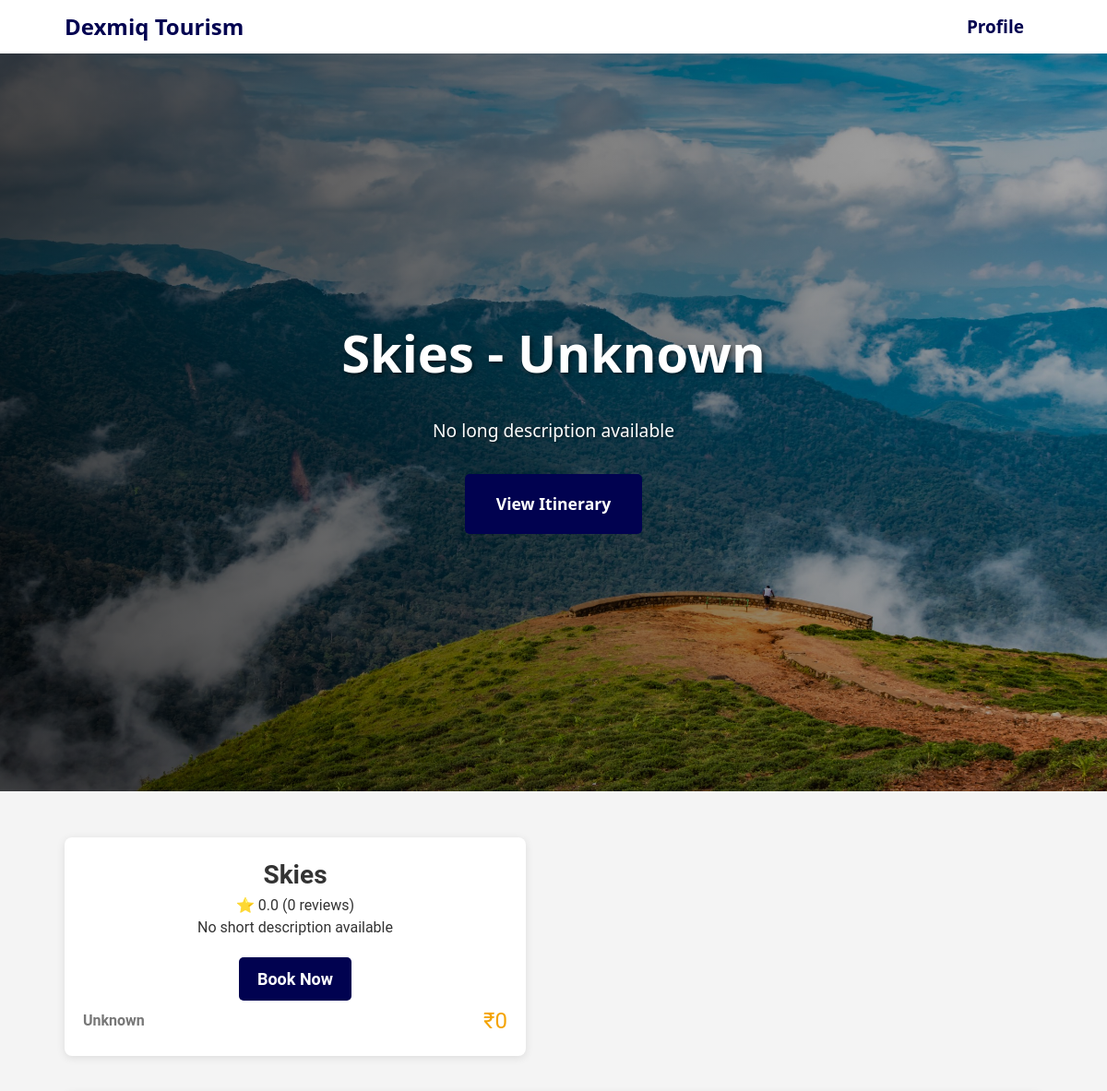
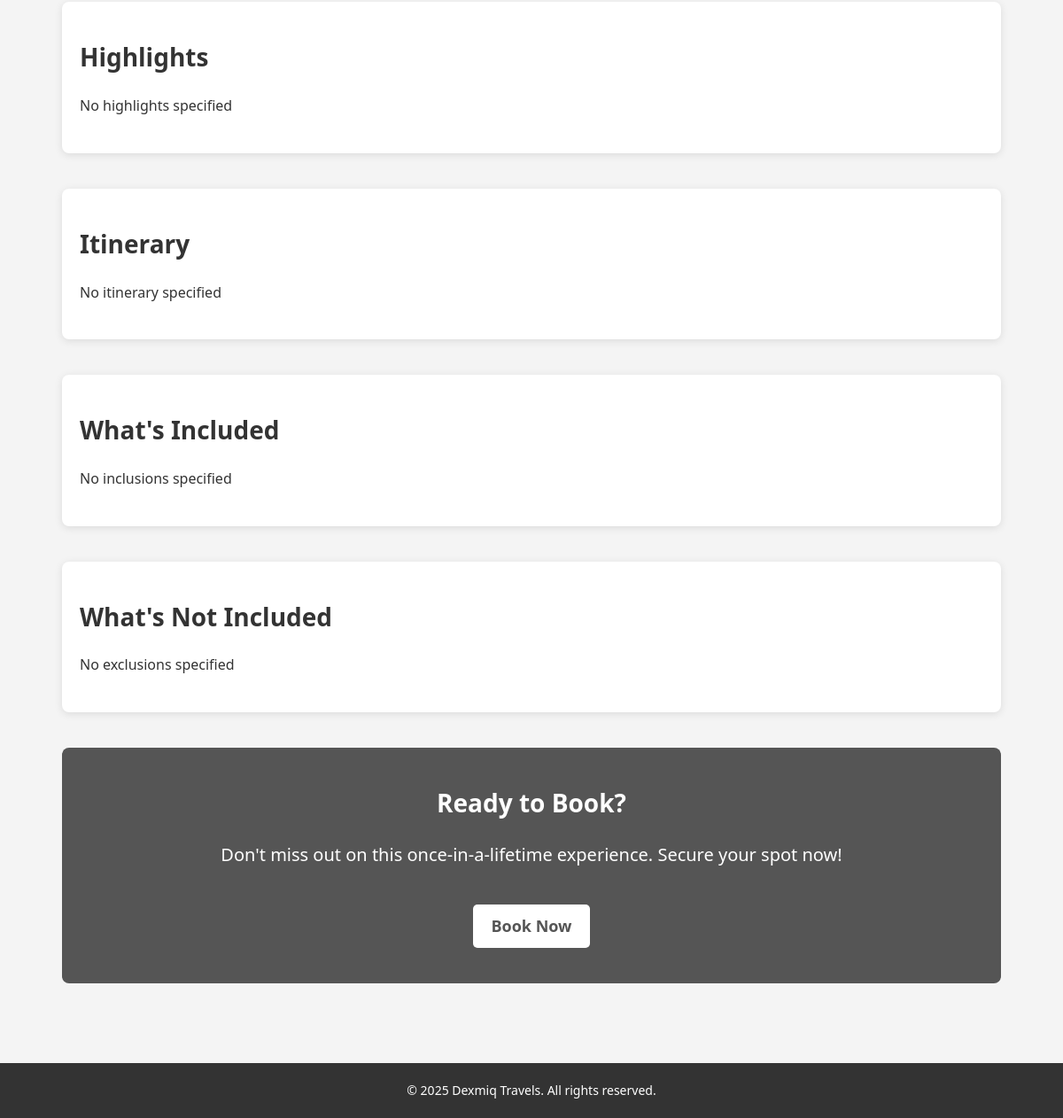
/api/package/6/, run on the app's committed database (2 pictures, top to bottom).
### packages/models.py (models this page shows, shortened)
class Packages(models.Model):
    id = models.AutoField(primary_key = True)
    title = models.CharField(max_length = 50)
    image = models.ImageField(upload_to = 'packages/')
    hero_image = models.ImageField(upload_to = 'hero_images/')
    rating = models.FloatField(default = 0.0)
    reviews = models.IntegerField(default = 0)
    price = models.IntegerField(default = 0)
    duration = models.CharField(max_length = 50, default = 'Unknown')
    destination = models.CharField(max_length = 50, default=  'Unknown')
    short_description = models.TextField(default ="No short description available")
    long_description = models.TextField(default ="No long description available")
    highlights = models.TextField(default = "No highlights specified")
    itinerary = models.TextField(default = "No itinerary specified")
    inclusions = models.TextField(default = "No inclusions specified")
    exclusions = models.TextField(default = "No exclusions specified")
    customers = models.ManyToManyField(Customer, through='booking.Booking', related_name='packages')
    is_active = models.BooleanField(default=True)
    created_at = models.DateTimeField(auto_now_add=True)
    updated_at = models.DateTimeField(auto_now=True)
    is_featured = models.BooleanField(default=False)
    class Meta:
        ordering = ['-created_at']  # Packages by Last created

### packages/views.py (the view)
# urls.py: path('package/<int:id>/', package_detail, name='package_detail'),
def package_detail(request, id):
    package = get_object_or_404(Packages, id=id)
    return render(request, 'package_detail.html', {'package': package})

### templates/package_detail.html (shortened to what this page needs)
{% load static %}
<!DOCTYPE html>
<html lang="en">
<head>
    <link rel="stylesheet" href="{% static 'css/style.css' %}">
</head>
<body>
    <div class="navbar">
        <div class="container flex">
            <a href="{% url 'homepage' %}"><h1 class="logo">Dexmiq Tourism</h1></a>
            <nav id="navbar">
                <ul>
                    <li><a href="{% url 'signup' %}" class="file">Profile</a></li>
                </ul>
            </nav>
        </div>
    </div>
    <section class="hero" style="background-image: url('{{ package.hero_image.url }}');">
        <div class="hero-text">
            <h1>{{ package.title }} - {{ package.destination }}</h1>
            <p>{{package.long_description }}</p>
            <a href="#itinerary" class="itinerary-btn">View Itinerary</a>
        </div>
    </section>
    <div class="container">
        <section class="package-detail">
            <div class="package-detail-card">
                <h3>{{ package.title }}</h3>
                <div class="review-rating">
                    <span class="rating">⭐ {{ package.rating }}</span>
                    <span class="reviews">({{ package.reviews }} reviews)</span>
                </div>
                <p>{{ package.short_description }}</p>
                <div class="bottom-info">
                    <span class="duration">{{ package.duration }}</span>
                    <span class="price">₹{{ package.price }}</span>
                </div>
                <div class="booking-section">
                    <a href="#book-now" class="book-btn">Book Now</a>
                </div>
            </div>
        </section>
        <section class="highlights">
            <h2>Highlights</h2>
            <p>{{ package.highlights }}</p>
        </section>
        <section id="itinerary" class="itinerary">
            <h2>Itinerary</h2>
            <p>{{ package.itinerary }}</p>
        </section>
        <section class="inclusions">
            <h2>What's Included</h2>
            <p>{{ package.inclusions }}</p>
        </section>
        <section class="exclusions">
            <h2>What's Not Included</h2>
            <p>{{ package.exclusions }}</p>
        </section>
        <section id="book-now" class="book-now">
            <h2>Ready to Book?</h2>
            <p>Don't miss out on this once-in-a-lifetime experience. Secure your spot now!</p>
            <a href="" class="book-btn">Book Now</a>
        </section>
    </div>
    <footer>
        <p>&copy; 2025 Dexmiq Travels. All rights reserved.</p>
    </footer>
</body>
</html>

### static/css/style.css (style rules this page uses)
* { margin: 0; padding: 0; box-sizing: border-box; }
body { font-family: system-ui, -apple-system, BlinkMacSystemFont, 'Segoe UI', Roboto, Oxygen, Ubuntu, Cantarell, 'Open Sans', 'Helvetica Neue', sans-serif, sans-serif; line-height: 1.6; background-color: #f4f4f4; color: #333; }
a { text-decoration: none; color: inherit; }
.container { width: 90%; max-width: 1200px; margin: 0 auto; padding: 10px; }
.navbar { background-color: #fff; position: relative; }
.navbar .container { display: flex; justify-content: space-between; align-items: center; }
.navbar .logo { font-size: 24px; font-weight: bold; color: #fff; color: #010250; }
#navbar ul { display: flex; list-style-type: none; }
#navbar ul li { margin-right: 20px; }
#navbar ul li a { color: #010250; font-size: 19px; transition: color 0.3s ease; font-weight: bold; }
.hero { position: relative; width: 100%; height: 100vh; background-size: cover; background-position: center; background-repeat: no-repeat; display: flex; align-items: center; justify-content: center; }
.hero-text { position: relative; z-index: 2; width: 100%; padding: 2rem; text-align: center; color: #fff; background: linear-gradient(to right, rgba(0,0,0,0.7) 0%, rgba(0,0,0,0.3) 100%); height: 100%; display: flex; flex-direction: column; justify-content: center; align-items: center; }
.hero-text h1 { font-size: 3.5rem; font-weight: bold; margin-bottom: 1.5rem; text-shadow: 2px 2px 4px rgba(0,0,0,0.5); }
.hero-text p { font-size: 1.2rem; max-width: 800px; margin: 0 auto 2rem; line-height: 1.6; text-shadow: 1px 1px 2px rgba(0,0,0,0.5); }
.hero::before { display: none; }
.itinerary-btn { display: inline-block; padding: 1rem 2rem; background-color: #010250; color: #fff; font-size: 1.1rem; font-weight: bold; border-radius: 5px; transition: all 0.3s ease; border: 2px solid transparent; }
.package-detail { display: flex; flex-wrap: wrap; gap: 30px; margin: 40px 0; }
.package-detail-card { flex: 1; max-width: 500px; background: #fff; box-shadow: 0 2px 10px rgba(0, 0, 0, 0.1); border-radius: 8px; padding: 20px; text-align: center; font-family: 'Roboto', 'Arial', sans-serif; color: #333; line-height: 1.5; position: relative; padding-bottom: 60px; }
.package-detail-card h3 { font-size: 28px; font-weight: bold; color: #333; }
.bottom-info { position: absolute; bottom: 20px; left: 0; right: 0; display: flex; justify-content: space-between; align-items: center; padding: 0 20px; font-size: 16px; color: #777; }
.bottom-info .duration { font-weight: bold; }
.bottom-info .price { font-size: 24px; color: #f4a300; }
.book-btn { display: inline-block; padding: 10px 20px; background-color: #010250; color: #fff; font-size: 18px; font-weight: bold; border-radius: 5px; margin-top: 20px; transition: background-color 0.3s ease; }
.highlights { background-color: #fff; padding: 40px 20px; margin: 40px 0; box-shadow: 0 2px 10px rgba(0, 0, 0, 0.1); border-radius: 8px; }
.highlights h2 { font-size: 28px; margin-bottom: 20px; color: #333; }
.itinerary { background-color: #fff; padding: 40px 20px; margin: 40px 0; box-shadow: 0 2px 10px rgba(0, 0, 0, 0.1); border-radius: 8px; }
.itinerary h2 { font-size: 28px; margin-bottom: 20px; color: #333; }
.inclusions { background-color: #fff; padding: 40px 20px; margin: 40px 0; box-shadow: 0 2px 10px rgba(0, 0, 0, 0.1); border-radius: 8px; }
.inclusions h2 { font-size: 28px; margin-bottom: 20px; color: #333; }
.exclusions { background-color: #fff; padding: 40px 20px; margin: 40px 0; box-shadow: 0 2px 10px rgba(0, 0, 0, 0.1); border-radius: 8px; }
.exclusions h2 { font-size: 28px; margin-bottom: 20px; color: #333; }
.book-now { background-color: #555555; color: #fff; padding: 40px 20px; text-align: center; margin: 40px 0; border-radius: 8px; }
.book-now h2 { font-size: 28px; margin-bottom: 20px; }
.book-now p { font-size: 20px; margin-bottom: 20px; }
.book-now .book-btn { background-color: #fff; color: #555555; transition: background-color 0.3s ease; }
footer { background-color: #333; color: #fff; text-align: center; padding: 20px; font-size: 14px; margin-top: 40px; }

### data on the page
Packages: hero_image (picture), title "Skies", destination "Unknown", long_description "No long description available", rating "0.0", reviews "0", short_description "No short description available", duration "Unknown", price "0", highlights "No highlights specified", itinerary "No itinerary specified", inclusions "No inclusions specified", exclusions "No exclusions specified"
